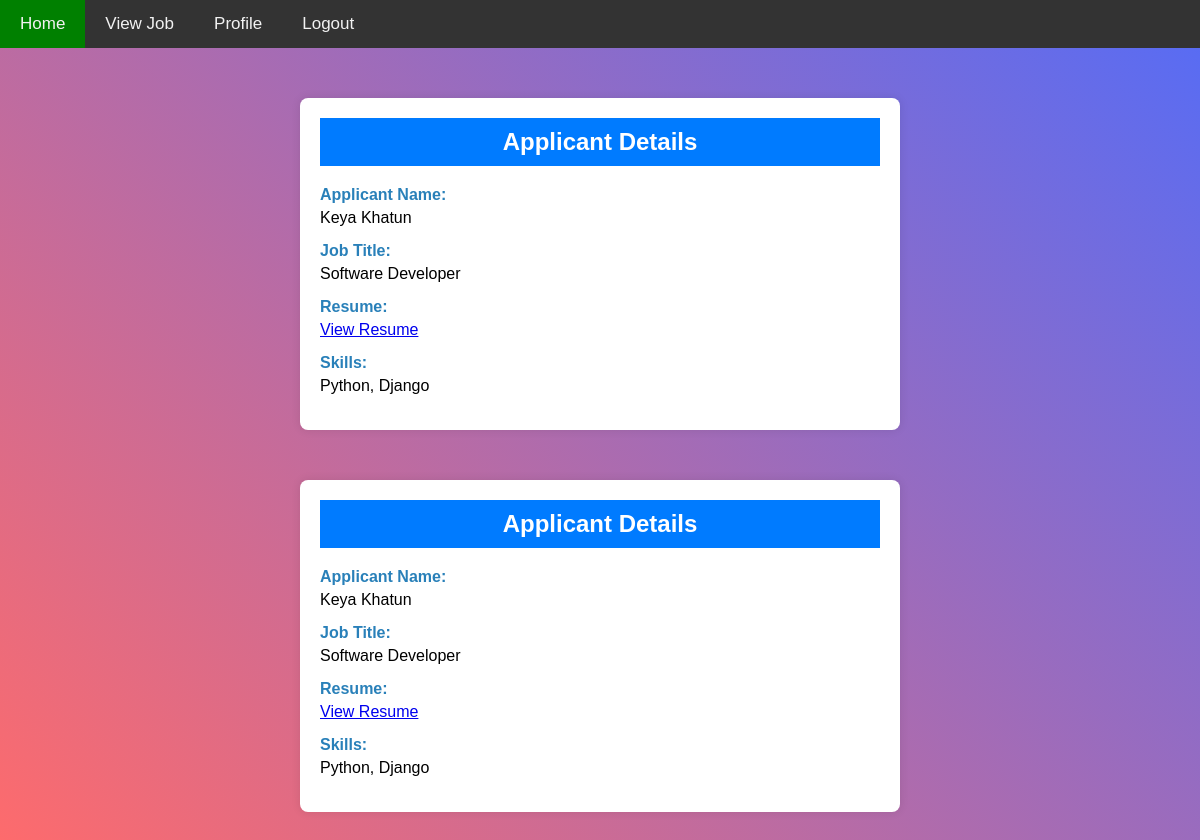
The page /Aplicant_view/15 on the database its author committed.
### myapp/models.py (models this page shows, shortened)
class job_Apply_model(models.Model):
    job=models.ForeignKey(addjob_model,on_delete=models.CASCADE,null=True)
    aplicant=models.ForeignKey(customUser,on_delete=models.CASCADE,null=True)
    skills=models.CharField(max_length=120,null=True)
    salary=models.CharField(max_length=120,null=True)
    apply_resume=models.FileField(upload_to="media/apply_resume",null=True)

class customUser(AbstractUser):
    USER=[
        ('recruiter','Recruiter'),
        ('jobseeker','Jobseeker')
    ]
    display_name=models.CharField(max_length=100)
    email=models.EmailField(max_length=100,unique=True)
    password=models.CharField(max_length=100)
    confirm_password=models.CharField(max_length=100)
    user_type=models.CharField(choices=USER,max_length=100)
    profile_picture=models.ImageField(upload_to="media/profile_pic",null=True)
    def __str__(self):
        return self.display_name

class addjob_model(models.Model):
    jobTitle=models.CharField(max_length=100,null=True)
    companyName=models.CharField(max_length=100,null=True)
    description=models.TextField(max_length=100,null=True)
    location=models.CharField(max_length=100,null=True)
    job_creator=models.ForeignKey(customUser,on_delete=models.CASCADE,null=True)
    creat_time=models.TimeField(auto_now_add=True,null=True)
    update_time=models.TimeField(auto_now=True,null=True)

### project/views.py (the view)
# urls.py: path('Aplicant_view/<str:id>', views.Aplicant_view, name="Aplicant_view"),
def Aplicant_view(request,id):
    myjob=get_object_or_404(addjob_model,id=id)
    job=job_Apply_model.objects.filter(job=myjob)
    return render(request,"Recruiter/aplicant.html",{"job":job})

### templates/Recruiter/aplicant.html (shortened to what this page needs)
{% extends "dashboard.html" %}
{% block content %}
    <!DOCTYPE html>
    <html lang="en">
    <head>
    </head>
    <body>
        {% for i in job %}
        <div class="container">
            <h2>Applicant Details</h2>
            <div class="details">
                <div class="detail">
                    <label style="color: #2980b9;">Applicant Name: </label>
                    <span>{{i.aplicant}}</span>
                </div>
                <div class="detail">
                    <label style="color: #2980b9;">Job Title:</label>
                    <span>{{i.job.jobTitle}}</span>
                </div>
                <div class="detail">
                    <label style="color: #2980b9;">Resume:</label>
                    <span><a href="/{{i.apply_resume}}" target="_blank">View Resume</a></span>
                </div>
                <div class="detail">
                    <label style="color: #2980b9;">Skills:</label>
                    <span>{{i.skills}}</span>
                </div>
            </div>
        </div>
        {% endfor %}
    </body>
    </html>
{% endblock content %}

### templates/dashboard.html (style rules this page uses)
* { margin: 0; padding: 0; box-sizing: border-box; }
body { margin: 0; padding: 0; font-family: Arial, sans-serif; background: linear-gradient(45deg, #ff6b6b, #556cf6); }

### templates/Recruiter/aplicant.html (style rules this page uses)
body { font-family: Arial, sans-serif; margin: 0; padding: 0; background-color: #f5f5f5; }
.container { max-width: 600px; margin: 50px auto; padding: 20px; background-color: #fff; border-radius: 8px; box-shadow: 0 0 10px rgba(0, 0, 0, 0.1); }
h2 { text-align: center; background-color: #007bff; color: #ffffff; padding: 10px; text-align: center; }
.details { margin-top: 20px; }
.detail { margin-bottom: 10px; }
label { font-weight: bold; }
span { display: block; padding: 5px 0; }

### rows shown on the page
job_Apply_model: aplicant "Keya Khatun", job.jobTitle "Software Developer", skills "Python, Django"
job_Apply_model: aplicant "Keya Khatun", job.jobTitle "Software Developer", skills "Python, Django"
